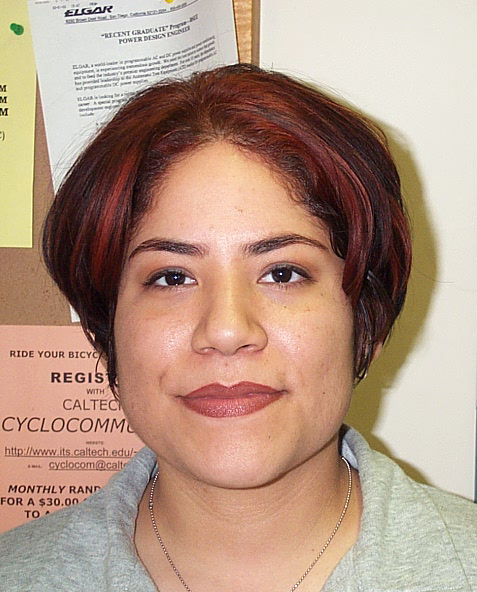
%> input picture db0_1.jpg, 477 x 592 px
$ octave --eval "result = SkinColorDetection(imread('db0_1.jpg'));"   (GNU Octave 9; MATLAB toolbox functions it lacks are replaced by stand-ins)
%> lines starting %> are read from the running program, lines starting %| are printed output that depends on the picture; in (x1, y1, x2, y2) boxes, pixels count from 0 and x2, y2 are one past the last pixel; in counts of white or black regions, pixels touching at a corner belong together; the program's own positions count from 1
function [binaryImg] = SkinColorDetection(inputImg)
%Function to detect skin color and create a binary mask containing the
%skin pixels
binaryImg = zeros(size(inputImg, 1), size(inputImg,2));

%Convert the image from RGB to YCbCr
YCbCr_img = rgb2ycbcr(inputImg);
%> YCbCr_img: size 592x477x3 uint8; mean of channels 1, 2, 3 151.7, 115.8, 142.1
Y = YCbCr_img(:,:,1);
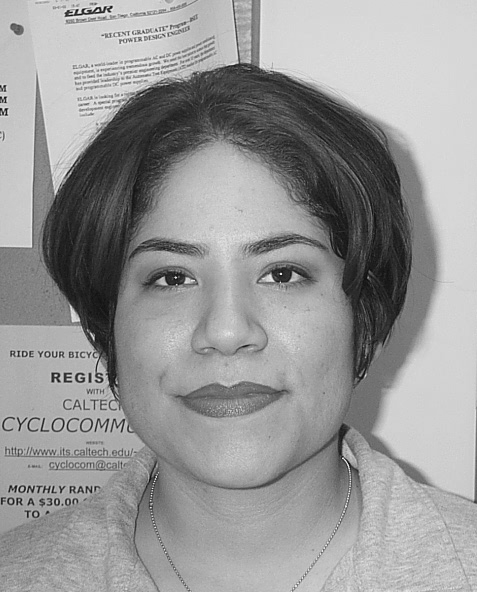
%> Y: size 592x477 uint8; min 17, max 235, mean 151.7
Cb = YCbCr_img(:,:,2);
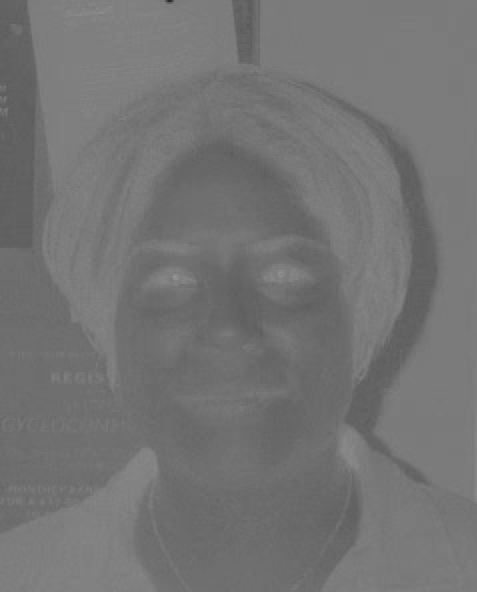
%> Cb: size 592x477 uint8; min 42, max 154, mean 115.8
Cr = YCbCr_img(:,:,3);
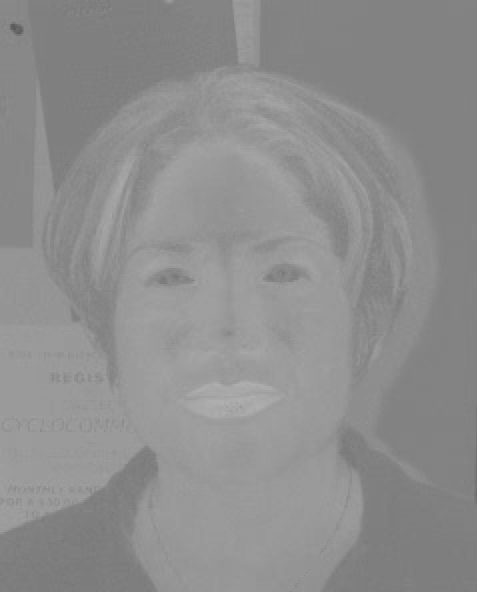
%> Cr: size 592x477 uint8; min 90, max 176, mean 142.1

%The values are from this article: https://arxiv.org/ftp/arxiv/papers/1708/1708.02694.pdf
[row, column] = find(Cb>=85 & Cr>=135 & Y >= 80);
%> row = 139402 values from 1 to 592; column = 139402 values from 1 to 458

%Mark the skin pixels
for n=1:size(row,1)
    binaryImg(row(n), column(n)) = 1;
end
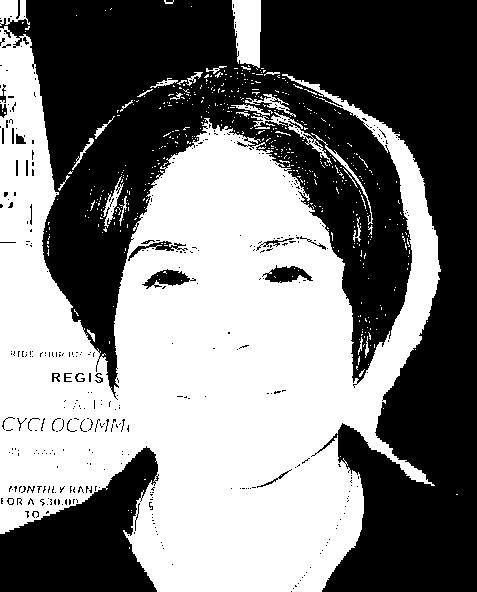
%> binaryImg: size 592x477 double; values 0 (black) and 1 (white), 49.4% white; 518 white regions (488 under 20 px), largest, box (x1, y1, x2, y2) and area: (0, 26, 441, 592) 133397, (232, 0, 261, 68) 1626, (0, 0, 30, 26) 520

se = strel('disk',12);

%Morphological operations to get rid of holes in the face and some of the
%background
binaryImg = imopen(binaryImg, se);
%> binaryImg: size 592x477 double; values 0 (black) and 1 (white), 40.9% white; 8 white regions, largest, box (x1, y1, x2, y2) and area: (0, 135, 439, 592) 97491, (0, 243, 87, 420) 10601, (0, 47, 45, 139) 2541
binaryImg = imclose(binaryImg, se);
%> binaryImg: size 592x477 double; values 0 (black) and 1 (white), 43.2% white; 3 white regions, box (x1, y1, x2, y2) and area: (0, 47, 439, 592) 120380, (233, 0, 261, 51) 1220, (0, 0, 18, 18) 287

binaryImg = imdilate(binaryImg, se);
%> binaryImg: size 592x477 double; values 0 (black) and 1 (white), 53.7% white; 4 black regions, box (x1, y1, x2, y2) and area: (0, 0, 477, 592) 118494, (0, 462, 147, 592) 12034, (0, 101, 6, 133) 86, (47, 431, 54, 443) 33
binaryImg = imdilate(binaryImg, se);
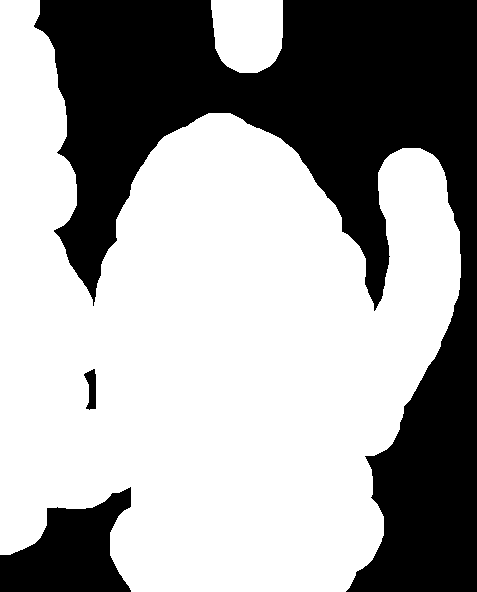
%> binaryImg: size 592x477 double; values 0 (black) and 1 (white), 63.2% white; 3 black regions, box (x1, y1, x2, y2) and area: (34, 0, 477, 592) 95184, (0, 487, 131, 592) 8368, (84, 369, 96, 410) 318
binaryImg = imerode(binaryImg, se);
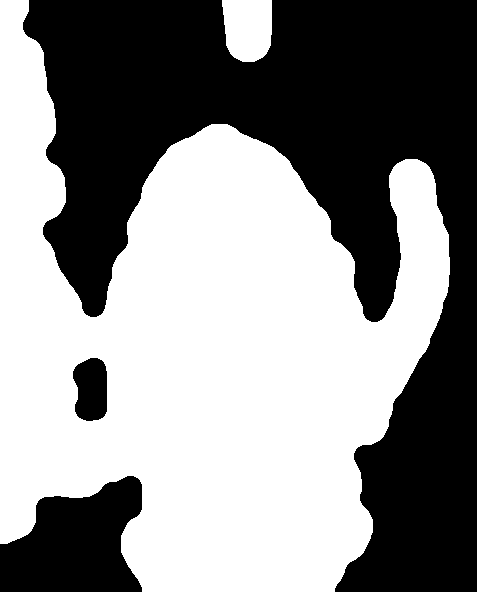
%> binaryImg: size 592x477 double; values 0 (black) and 1 (white), 54.6% white; 3 black regions, box (x1, y1, x2, y2) and area: (23, 0, 477, 592) 114870, (0, 476, 142, 592) 11662, (73, 358, 107, 421) 1800
binaryImg = imerode(binaryImg, se);
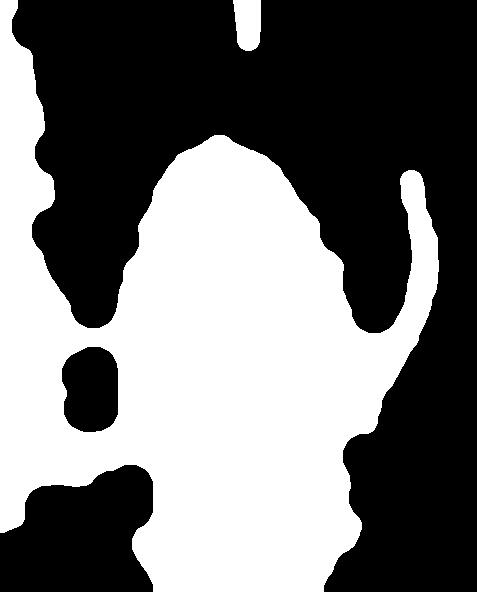
%> binaryImg: size 592x477 double; values 0 (black) and 1 (white), 45.7% white; 2 white regions, box (x1, y1, x2, y2) and area: (0, 0, 439, 592) 127776, (233, 0, 261, 51) 1220

end
